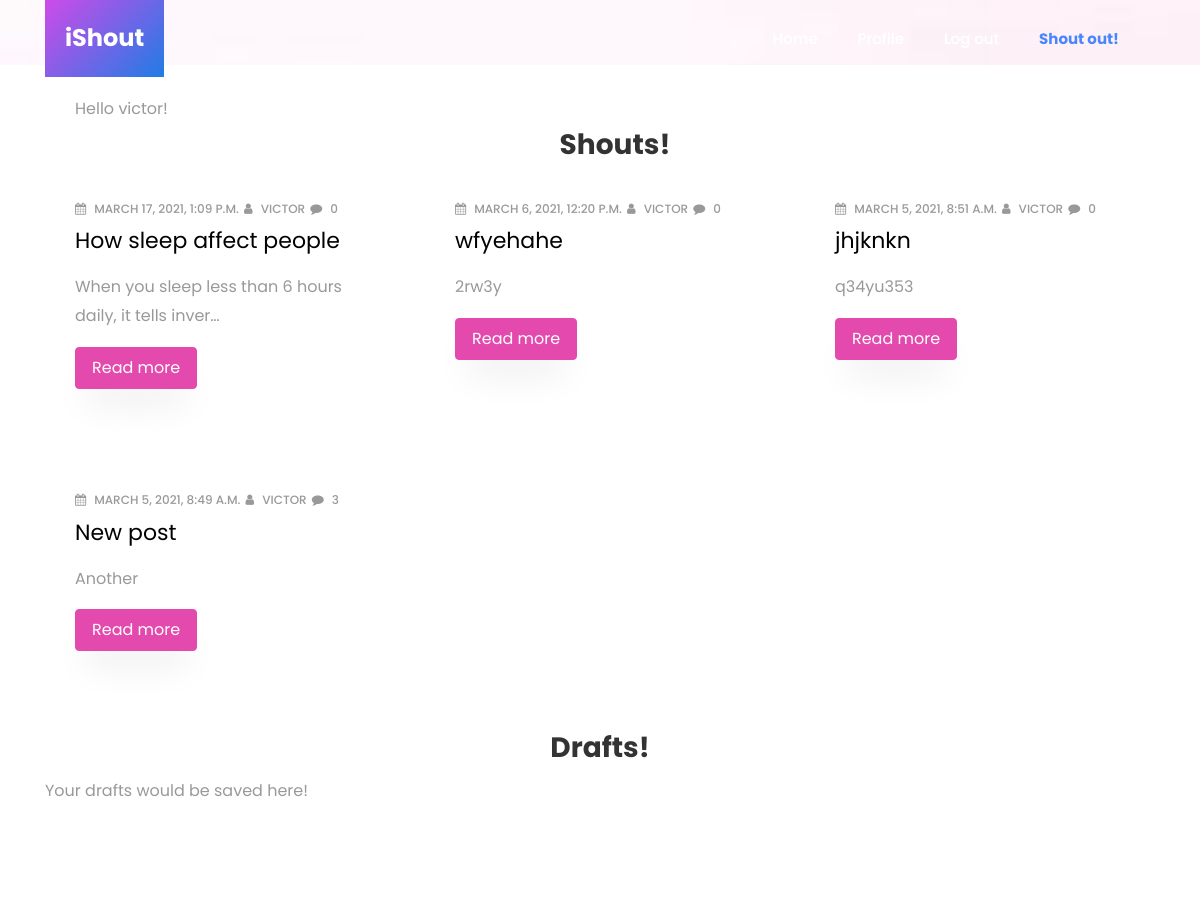
The page /213/2444376611987366/ (signed in, upper part) on the database as committed earlier.
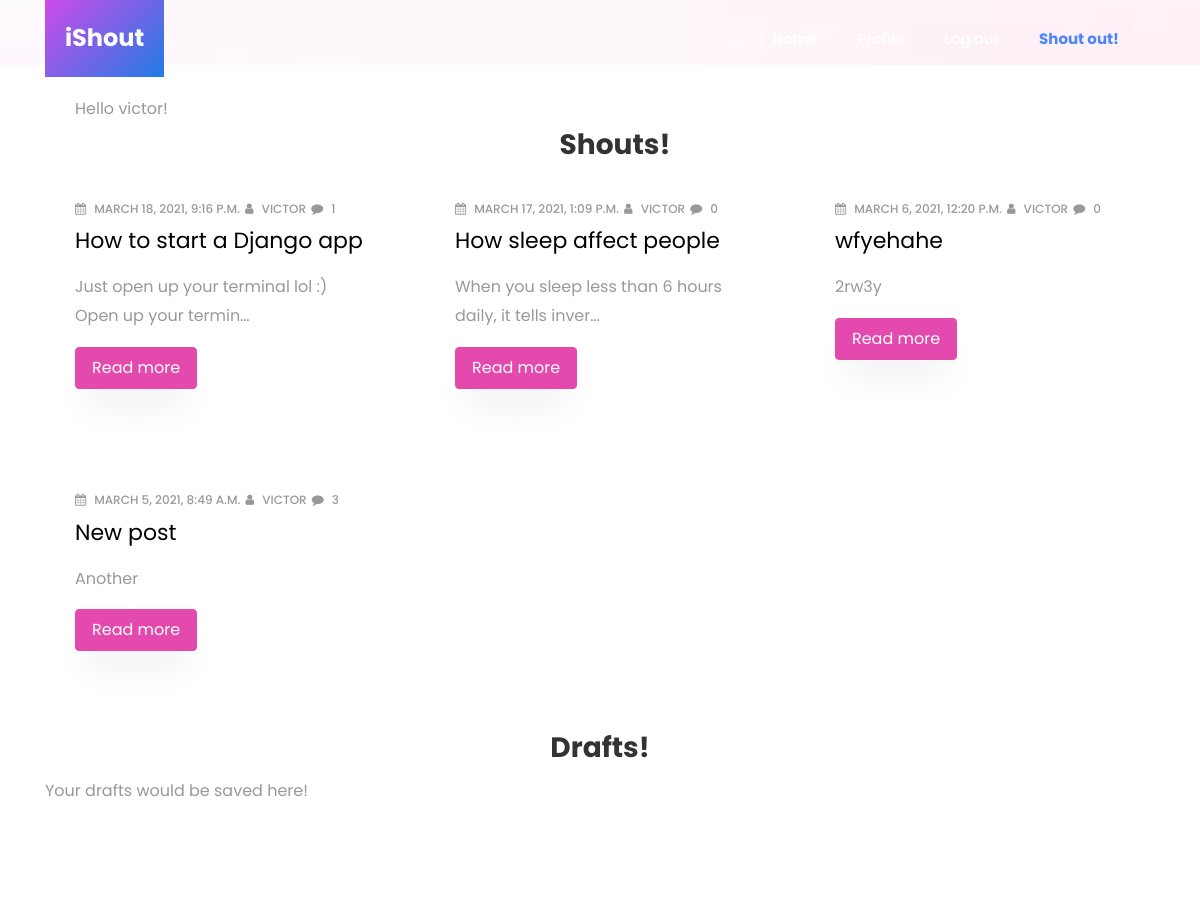
The same page on the database as committed later.
### Post/models.py (models this page shows, shortened)
class Post(models.Model):
    STATUS_CHOICES = (
        ('draft', 'Draft'),
        ('published', 'Published'),
    )
    title = models.CharField(max_length=255)
    slug = models.SlugField(max_length=255, unique_for_date='published', blank=True)
    detail = models.TextField()
    author = models.ForeignKey(User, null=True, on_delete=models.SET_NULL, related_name='posts')
    status = models.CharField(choices=STATUS_CHOICES, max_length=10, default='draft')
    published = models.DateTimeField(auto_now_add=True)
    updated = models.DateTimeField(auto_now=True)
    tags = TaggableManager()
    class Meta:
        ordering = ('-published',)

### Post/views.py (the view)
# urls.py: path('213/2444376611987366/', views.profile, name="profile"),
@login_required
def profile(request):
    drafts = request.user.posts.filter(status="draft")
    shouts = request.user.posts.filter(status="published")
    context = {"drafts":drafts, "shouts":shouts}
    return render(request, "post/profile.html", context)

### Main/templates/post/profile.html (shortened to what this page needs)
{% extends 'base.html' %}
{% load static %}
{% block content %}
    <section class="hero-wrap" style="height: 65px; background-image: url({% static 'images/background.jpg' %});">
    </section>
    <section>
    <div class="container">
      <div style="margin: 30px 0px 0px 30px;">
        Hello {{ user.username }}!
        <h3 style="font-weight:bold; text-align:center;">Shouts!</h3>
      </div>
      <div class="row d-flex">
            {% if shouts %}
                {% for post in shouts %}
                <div class="col-lg-4 ftco-animate">
                    <div class="blog-entry">
                        <div class="text d-block">
                            <div class="meta">
                                <p>
                                    <span style="margin-right:2px;"><span class="fa fa-calendar mr-2"></span>{{ post.published }}</span>
                                    <span style="margin-right:2px;"><span class="fa fa-user mr-2"></span>{{ post.author }}</span>
                                    <span style="margin-right:2px;"><span class="fa fa-comment mr-2"></span>{{ post.comment_set.count }}</span>
                                </p>
                            </div>
                            <h3 class="heading"><a href="{% url 'post:detail' pk=post.id slug=post.slug %}">{{ post.title }}</a></h3>
                            <p>{{ post.detail|truncatechars:55 }}</p>
                            <p><a href="{% url 'post:detail' pk=post.id slug=post.slug %}" class="btn btn-secondary py-2 px-3">Read more</a></p>
                        </div>
                    </div>
                    </div>
                {% endfor %}
            {% else %}
                Your shouts would be shown here! You should  <a href="{% url 'post:create' %}" class="btn" style="border-radius:0px; color:white; background:#ddd; padding:1px 4px;">Shout out</a> now
            {% endif %}
        </div>
    <div>
      <div>
        <h3 style="font-weight:bold; text-align:center;">Drafts!</h3>
      </div>
            {% if drafts %}
                {% for post in drafts %}
                <div class="col-lg-4 ftco-animate">
                    <div class="blog-entry">
                        <div class="text d-block">
                            <div class="meta">
                                <p>
                                    <span style="margin-right:2px;"><span class="fa fa-calendar mr-2"></span>{{ post.published }}</span>
                                    <span style="margin-right:2px;"><span class="fa fa-user mr-2"></span>{{ post.author }}</span>
                                    <span style="margin-right:2px;"><span class="fa fa-comment mr-2"></span>{{ post.comment_set.count }}</span>
                                </p>
                            </div>
                            <h3 class="heading"><a href="{% url 'post:detail' pk=post.id slug=post.slug %}">{{ post.title }}</a></h3>
                            <p>{{ post.detail|truncatechars:55 }}</p>
                            <p><a href="{% url 'post:detail' pk=post.id slug=post.slug %}" class="btn btn-secondary py-2 px-3">Read more</a></p>
                        </div>
                    </div>
                    </div>
                {% endfor %}
            {% else %}
                Your drafts would be saved here!
            {% endif %}
          </div>
  </div>
    </section>
{% endblock %}

### Main/templates/base.html (shortened to what this page needs)
{% load static %}
<!DOCTYPE html>
<html lang="en">
<head>
    <link rel="stylesheet" href="https://stackpath.bootstrapcdn.com/font-awesome/4.7.0/css/font-awesome.min.css">
    <link rel="stylesheet" href="{% static 'css/animate.css' %}">
    <link rel="stylesheet" href="{% static 'css/owl.carousel.min.css' %}">
    <link rel="stylesheet" href="{% static 'css/owl.theme.default.min.css' %}">
    <link rel="stylesheet" href="{% static 'css/magnific-popup.css' %}">
    <link rel="stylesheet" href="{% static 'css/bootstrap-datepicker.css' %}">
    <link rel="stylesheet" href="{% static 'css/jquery.timepicker.css' %}">
    <link rel="stylesheet" href="{% static 'css/flaticon.css' %}">
    <link rel="stylesheet" href="{% static 'css/style.css' %}">
</head>
<body>
 <nav class="navbar navbar-expand-lg navbar-dark ftco_navbar bg-dark ftco-navbar-light" id="ftco-navbar">
   <div class="container">
     <a class="navbar-brand" href="{% url 'post:home' %}"><span>iShout</span></a>
   <div class="collapse navbar-collapse" id="ftco-nav">
       <ul class="navbar-nav ml-auto">
         <li class="nav-item"><a href="{% url 'post:home' %}" class="nav-link">Home</a></li>
         {% if not user.is_authenticated %}
            <li class="nav-item"><a href="{% url 'account_login' %}" class="nav-link">Sign in</a></li>
            <li class="nav-item"><a href="{% url 'account_signup' %}" class="nav-link">Sign up</a></li>
         {% else %}
            <li class="nav-item"><a href="{% url 'post:profile' %}" class="nav-link">Profile</a></li>
            <li class="nav-item"><a href="{% url 'account_logout' %}" class="nav-link">Log out</a></li>
         {% endif %}
         <li class="nav-item"><a href="{% url 'post:create' %}" style="color:#4986fc; font-weight:bold;" class="nav-link">Shout out!</a></li>
     </ul>
 </div>
</div>
</nav>
{% block content %}
{% endblock %}
<section class="ftco-section services-section">
</section>
</body>
</html>

Rows that differ between the two databases and show on the page:
removed Post: published "MARCH 5, 2021, 8:51 A.M.", author "VICTOR", comment_set.count "0", title "jhjknkn", detail "q34yu353"
added Post: published "MARCH 18, 2021, 9:16 P.M.", author "VICTOR", comment_set.count "1", title "How to start a Django app", detail "Just open up your terminal lol :) Open up your termin…"
